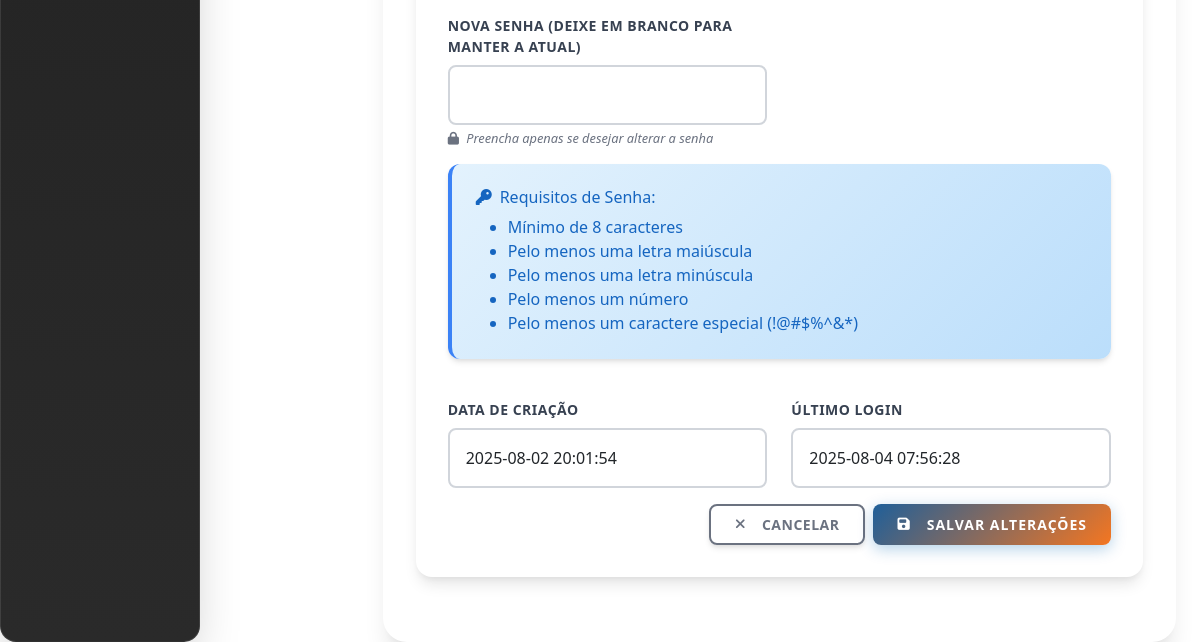
/admin/usuarios/13/editar (signed in, lower part), run on an earlier commit of the app's database.
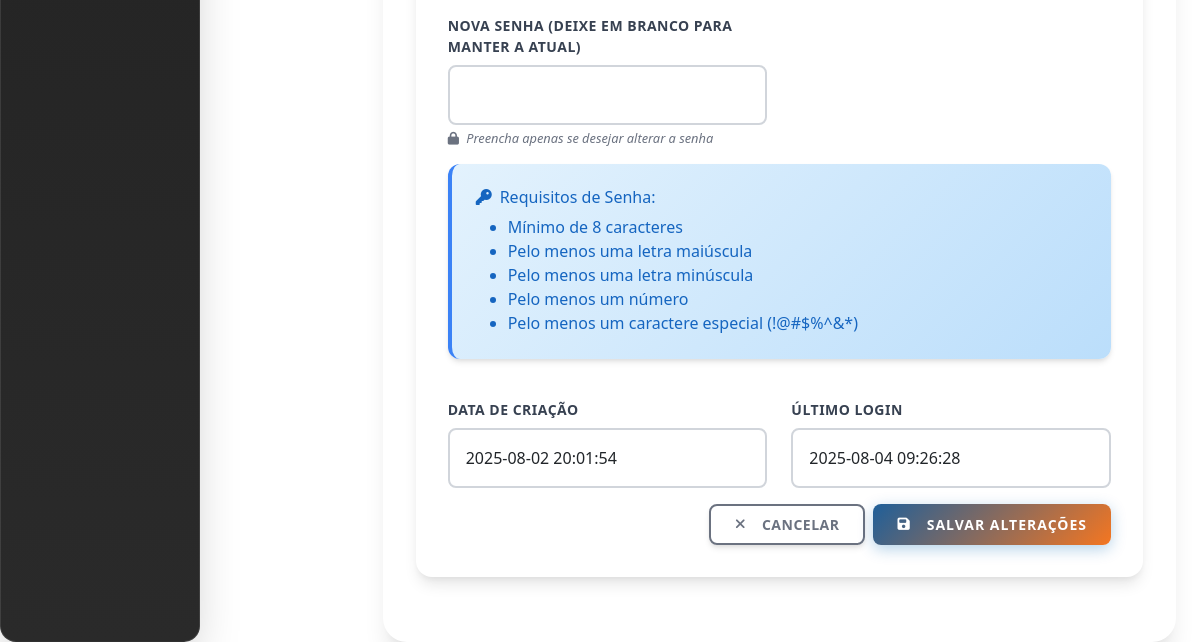
And on a later commit of the database.
### tables this page shows
CREATE TABLE usuarios (
        id INTEGER PRIMARY KEY AUTOINCREMENT,
        username TEXT UNIQUE NOT NULL,
        email TEXT UNIQUE NOT NULL,
        password_hash TEXT NOT NULL,
        nivel TEXT NOT NULL,
        created_at TEXT NOT NULL,
        last_login TEXT,
        ultima_alteracao_senha TEXT
    , nome TEXT, unidade TEXT DEFAULT "Rio de Janeiro", senha_temporaria INTEGER DEFAULT 0, primeiro_login INTEGER DEFAULT 1, setor TEXT, ativo INTEGER DEFAULT 1);

### admin/routes.py (the view, shortened to what this page needs)
@admin_bp.route('/usuarios/<int:usuario_id>/editar', methods=['GET', 'POST'])
@admin_completo_only_required
def editar_usuario(usuario_id):
    try:
        db = get_db()
        cursor = db.cursor()
        cursor.execute("SELECT * FROM usuarios WHERE id = ?", (usuario_id,))
        usuario = cursor.fetchone()
        if not usuario:
            flash("Usuário não encontrado", "danger")
            return redirect(url_for('admin.listar_usuarios'))
        return render_template('admin/editar_usuario.html', usuario=usuario)
    except Exception as e:
        logger.error(f"Erro ao editar usuário: {e}")
        flash(f"Erro ao editar usuário: {e}", "danger")
        return redirect(url_for('admin.listar_usuarios'))

### db.py (called while the page is built)
def get_db():
    if 'db' not in g:
        try:
            g.db = sqlite3.connect(
                current_app.config['DATABASE'],
                detect_types=sqlite3.PARSE_DECLTYPES,
                timeout=30.0,  # 30 segundos de timeout
                isolation_level=None  # Autocommit mode
            )
            g.db.execute('PRAGMA busy_timeout = 10000;')  # 10 segundos
            g.db.row_factory = sqlite3.Row
            logger.debug("Nova conexão com o banco de dados estabelecida")
        except sqlite3.Error as e:
            logger.error(f"Erro ao conectar ao banco de dados: {e}")
            raise
    return g.db

### utils/db.py (called while the page is built)
def get_db():
    try:
        return main_get_db()
    except Exception as e:
        logger.error(f"Erro ao obter conexão com o banco de dados: {e}")
        if 'db' not in g:
            g.db = sqlite3.connect(
                current_app.config['DATABASE'],
                detect_types=sqlite3.PARSE_DECLTYPES,
                timeout=30.0
            )
            g.db.row_factory = sqlite3.Row
        return g.db

### utils/permissions.py (called while the page is built)
def get_user_role():
    role = session.get('role') or session.get('nivel')
    return role

### templates/admin/editar_usuario.html (shortened to what this page needs)
{% extends "admin/base.html" %}
{% block extra_css %}
<link rel="stylesheet" href="{{ url_for('static', filename='css/admin-theme.css') }}">
{% endblock %}
{% block content %}
        <main class="col-md-9 ms-sm-auto col-lg-10 main-content">
            <div class="admin-card fade-in-up">
                <div class="card-body">
                    <form method="POST" action="{{ url_for('admin.editar_usuario', usuario_id=usuario.id) }}">
                        <div class="row">
                        </div>
                        <div class="row">
                            <div class="col-md-6 mb-3">
                                <label for="password" class="form-label">Nova Senha (deixe em branco para manter a atual)</label>
                                <input type="password" class="form-control" id="password" name="password">
                                <div class="form-text">
                                    <i class="fas fa-lock me-1"></i>
                                    Preencha apenas se desejar alterar a senha
                                </div>
                            </div>
                        </div>
                        <div class="row">
                            <div class="col-md-12 mb-3">
                                <div class="alert alert-info">
                                    <h6><i class="fas fa-key me-2"></i>Requisitos de Senha:</h6>
                                    <ul class="mb-0">
                                        <li>Mínimo de 8 caracteres</li>
                                        <li>Pelo menos uma letra maiúscula</li>
                                        <li>Pelo menos uma letra minúscula</li>
                                        <li>Pelo menos um número</li>
                                        <li>Pelo menos um caractere especial (!@#$%^&*)</li>
                                    </ul>
                                </div>
                            </div>
                        </div>
                        <div class="row mb-3">
                            <div class="col-md-6">
                                <label class="form-label">Data de Criação</label>
                                <input type="text" class="form-control" value="{{ usuario.created_at }}" readonly>
                            </div>
                            <div class="col-md-6">
                                <label class="form-label">Último Login</label>
                                <input type="text" class="form-control" value="{{ usuario.last_login if usuario.last_login else 'Nunca' }}" readonly>
                            </div>
                        </div>
                        <div class="d-flex justify-content-end">
                            <a href="{{ url_for('admin.listar_usuarios') }}" class="btn btn-outline-secondary me-2">
                                <i class="fas fa-times me-2"></i>Cancelar
                            </a>
                            <button type="submit" class="btn btn-primary">
                                <i class="fas fa-save me-2"></i>Salvar Alterações
                            </button>
                        </div>
                    </form>
                </div>
            </div>
        </main>
    </div>
</div>
{% endblock %}

What changed in the data, as far as the page shows it:
changed usuarios: last_login "2025-08-04 07:56:28" → "2025-08-04 09:26:28"
